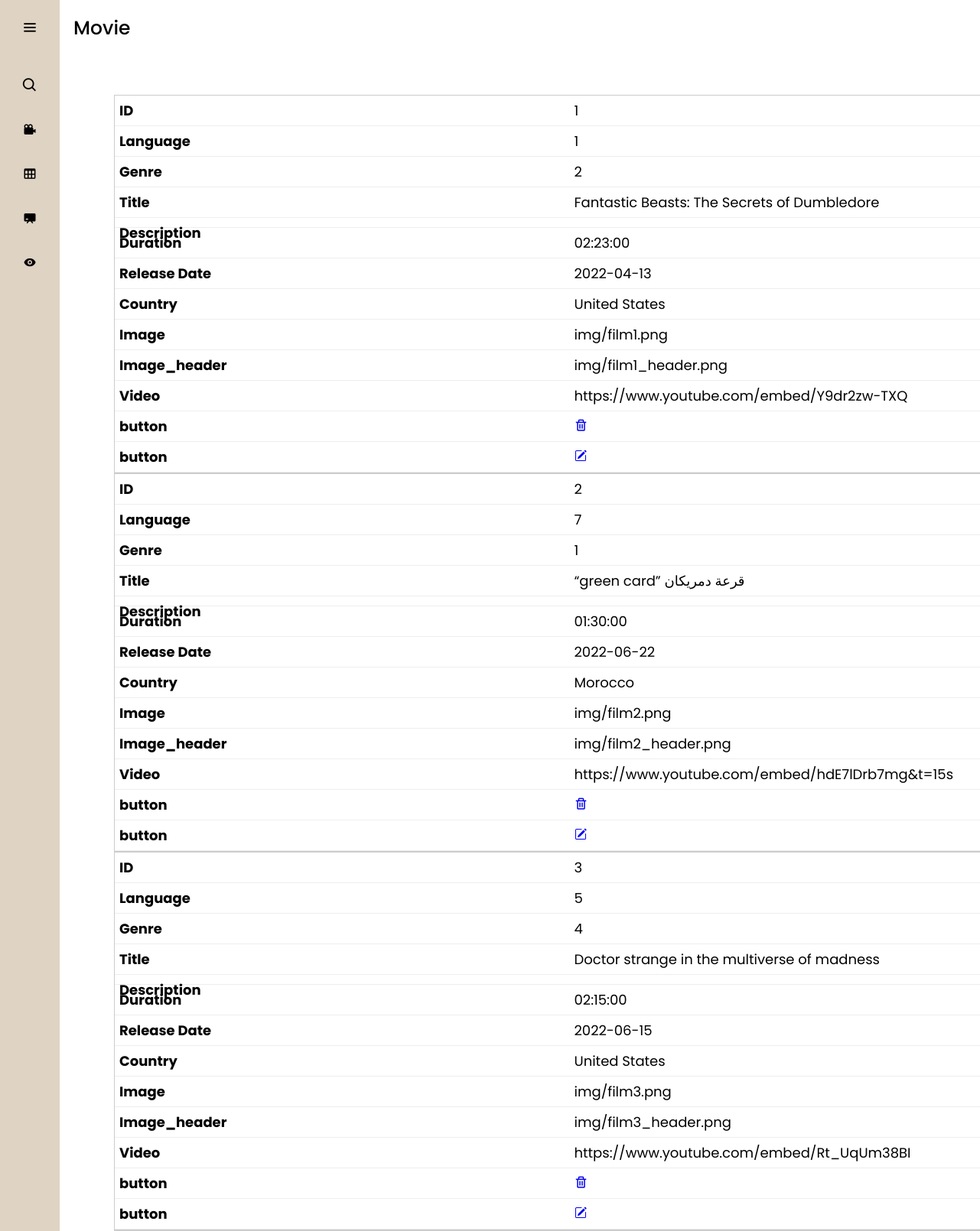
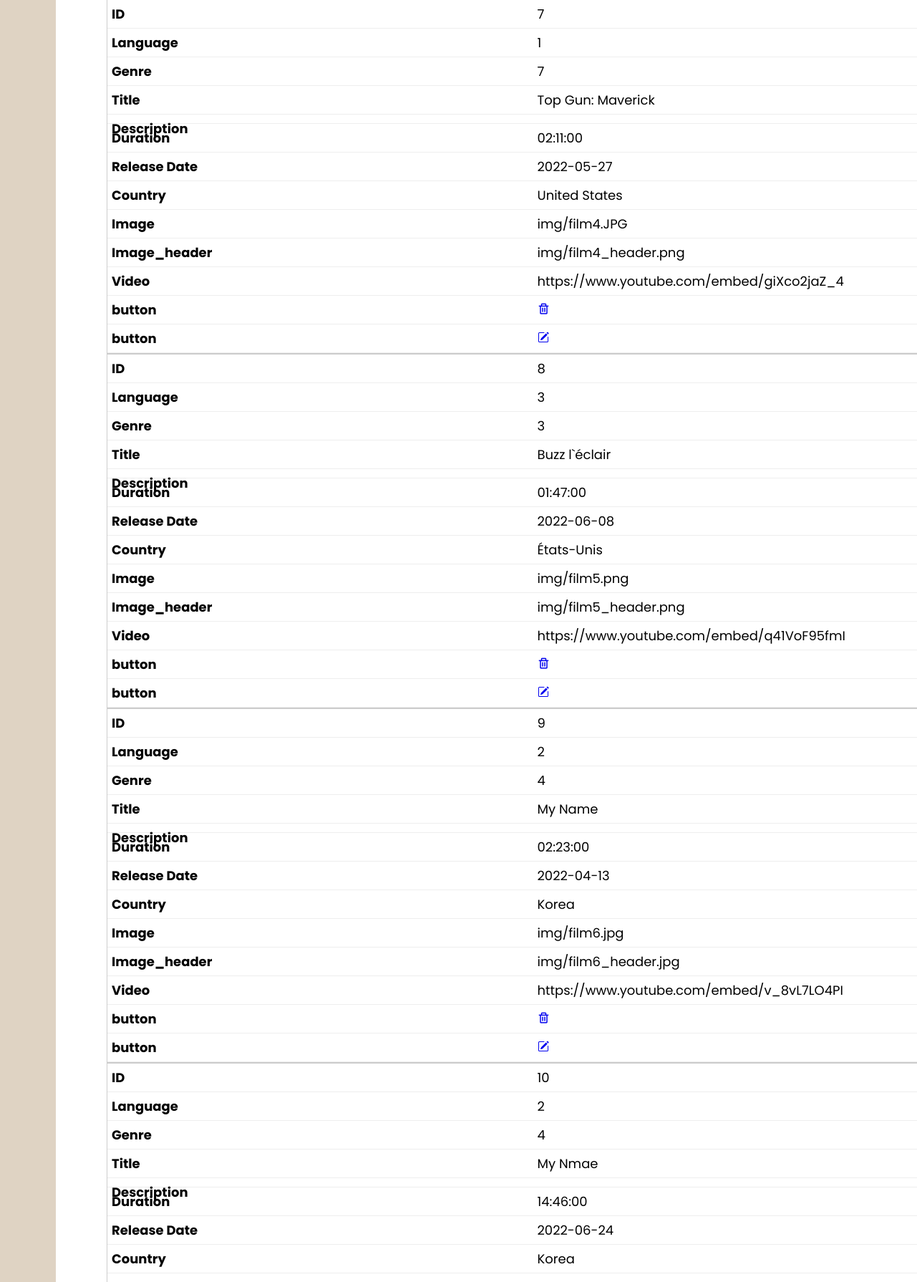
Page /cimary/admin/movie.php (upper part) on the committed database (2 pictures, top to bottom).
### tables this page shows
CREATE TABLE `movie` (
  `ID_Movie` int(11) NOT NULL,
  `ID_Language` int(11) DEFAULT NULL,
  `ID_Genre` int(11) DEFAULT NULL,
  `Title` varchar(254) DEFAULT NULL,
  `Description_` varchar(2000) DEFAULT NULL,
  `Duration` time DEFAULT NULL,
  `Release_date` date DEFAULT NULL,
  `Country` varchar(254) DEFAULT NULL,
  `Image_film` varchar(254) DEFAULT NULL,
  `Image_header` varchar(254) DEFAULT NULL,
  `Video` varchar(254) DEFAULT NULL
);

### cimary/admin/movie.php (the view, shortened to what this page needs)
<!DOCTYPE html>
<html lang="en">
<head>
</head>
<body>
    <div class="sidebar">
      <?php include 'index.php' ;?>
      <section class="home-section">
        <div class="text">Movie</div>
        <table>
            <tbody>
            <?php
                require 'conx.php';
                $SqlSelect = "SELECT * FROM `movie`;";
                $result = $conn->query($SqlSelect);
                  foreach ( $result as $row ) {
                  ?>
              <tr>
                <td data-column="ID"><?php echo $row["ID_Movie"]?> </td>
                <td data-column="Language"><?php echo $row["ID_Language"]?> </td>
                <td data-column="Genre"><?php echo $row["ID_Genre"]?> </td>
                <td data-column="Title"><?php echo $row["Title"]?> </td>
                <td data-column="Description"><?php// echo $row["Description_"]?> </td>
                <td data-column="Duration"><?php echo $row["Duration"]?> </td>
                <td data-column="Release Date"><?php echo $row["Release_date"]?> </td>
                <td data-column="Country"><?php echo $row["Country"]?> </td>
                <td data-column="Image"><?php echo $row["Image_film"]?> </td>
                <td data-column="Image_header"><?php echo $row["Image_header"]?> </td>
                <td data-column="Video"><?php echo $row["Video"]?> </td>
                <td data-column="button">
                  <a href="movie.php?Id=<?php echo $row["ID_Movie"]; ?>" onClick="return confirm('Are you sure you want to delete?')" class="btn btn-danger">
                    <i class='bx bx-trash'></i>
                  </a>
                </td>
                <td data-column="button">
                  <a href="edit.php?ID=<?php echo $row["ID_Movie"] ."&photo=". $row["Image_film"] . "&photo_header=". $row["Image_header"]; ?>" class="btn btn-danger">
                  </a>
                </td>
              </tr>
              <?php
                }
              ?>
            </tbody>
        </table>
      </section>
</body>
</html>

### cimary/admin/style.css (style rules this page uses)
* { margin: 0; padding: 0; box-sizing: border-box; font-family: "Poppins" , sans-serif; }
.sidebar { position: fixed; left: 0; top: 0; height: 100%; width: 78px; background: #DFD3C3; padding: 6px 14px; z-index: 99; transition: all 0.5s ease; }
.home-section { position: relative; background: #ffffff; min-height: 100vh; top: 0; left: 78px; width: calc(100% - 78px); transition: all 0.5s ease; z-index: 2; }
.home-section .text { display: inline-block; color: #000000; font-size: 25px; font-weight: 500; margin: 18px }
table { width: 750px; border-collapse: collapse; margin:50px auto; margin-left: 71px; }
tr:nth-of-type(odd) { background: #fff; }
td, th { padding: 6px; border: 1px solid #dfd3c3; font-size: 18px; }
@media only screen and (max-width: 760px),
(min-device-width: 768px) and (max-device-width: 1024px) { table { width: 100%; } }
@media only screen and (max-width: 760px),
(min-device-width: 768px) and (max-device-width: 1024px) { table, thead, tbody, th, td, tr { display: block; } }
@media only screen and (max-width: 760px),
(min-device-width: 768px) and (max-device-width: 1024px) { tr { border: 1px solid #ccc; } }
@media only screen and (max-width: 760px),
(min-device-width: 768px) and (max-device-width: 1024px) { td { border: none; border-bottom: 1px solid #eee; position: relative; padding-left: 50%; } }
@media only screen and (max-width: 760px),
(min-device-width: 768px) and (max-device-width: 1024px) { td:before { position: absolute; top: 6px; left: 6px; width: 45%; padding-right: 10px; white-space: nowrap; content: attr(data-column); color: #000; font-weight: bold; } }
a { text-decoration: none; }

### rows in the picture
movie: ID_Movie "1", ID_Language "1", ID_Genre "2", Title "Fantastic Beasts: The Secrets of Dumbledore", Duration "02:23:00", Release_date "2022-04-13", Country "United States", Image_film "img/film1.png", Image_header "img/film1_header.png", Video "https://www.youtube.com/embed/Y9dr2zw-TXQ"
movie: ID_Movie "2", ID_Language "7", ID_Genre "1", Title "“green card” قرعة دمريكان", Duration "01:30:00", Release_date "2022-06-22", Country "Morocco", Image_film "img/film2.png", Image_header "img/film2_header.png", Video "https://www.youtube.com/embed/hdE7lDrb7mg&t=15s"
movie: ID_Movie "3", ID_Language "5", ID_Genre "4", Title "Doctor strange in the multiverse of madness", Duration "02:15:00", Release_date "2022-06-15", Country "United States", Image_film "img/film3.png", Image_header "img/film3_header.png", Video "https://www.youtube.com/embed/Rt_UqUm38BI"
movie: ID_Movie "7", ID_Language "1", ID_Genre "7", Title "Top Gun: Maverick", Duration "02:11:00", Release_date "2022-05-27", Country "United States", Image_film "img/film4.JPG", Image_header "img/film4_header.png", Video "https://www.youtube.com/embed/giXco2jaZ_4"
movie: ID_Movie "8", ID_Language "3", ID_Genre "3", Title "Buzz l`éclair", Duration "01:47:00", Release_date "2022-06-08", Country "États-Unis", Image_film "img/film5.png", Image_header "img/film5_header.png", Video "https://www.youtube.com/embed/q41VoF95fmI"
movie: ID_Movie "9", ID_Language "2", ID_Genre "4", Title "My Name", Duration "02:23:00", Release_date "2022-04-13", Country "Korea", Image_film "img/film6.jpg", Image_header "img/film6_header.jpg", Video "https://www.youtube.com/embed/v_8vL7LO4PI"
movie: ID_Movie "10", ID_Language "2", ID_Genre "4", Title "My Nmae", Duration "14:46:00", Release_date "2022-06-24", Country "Korea"
